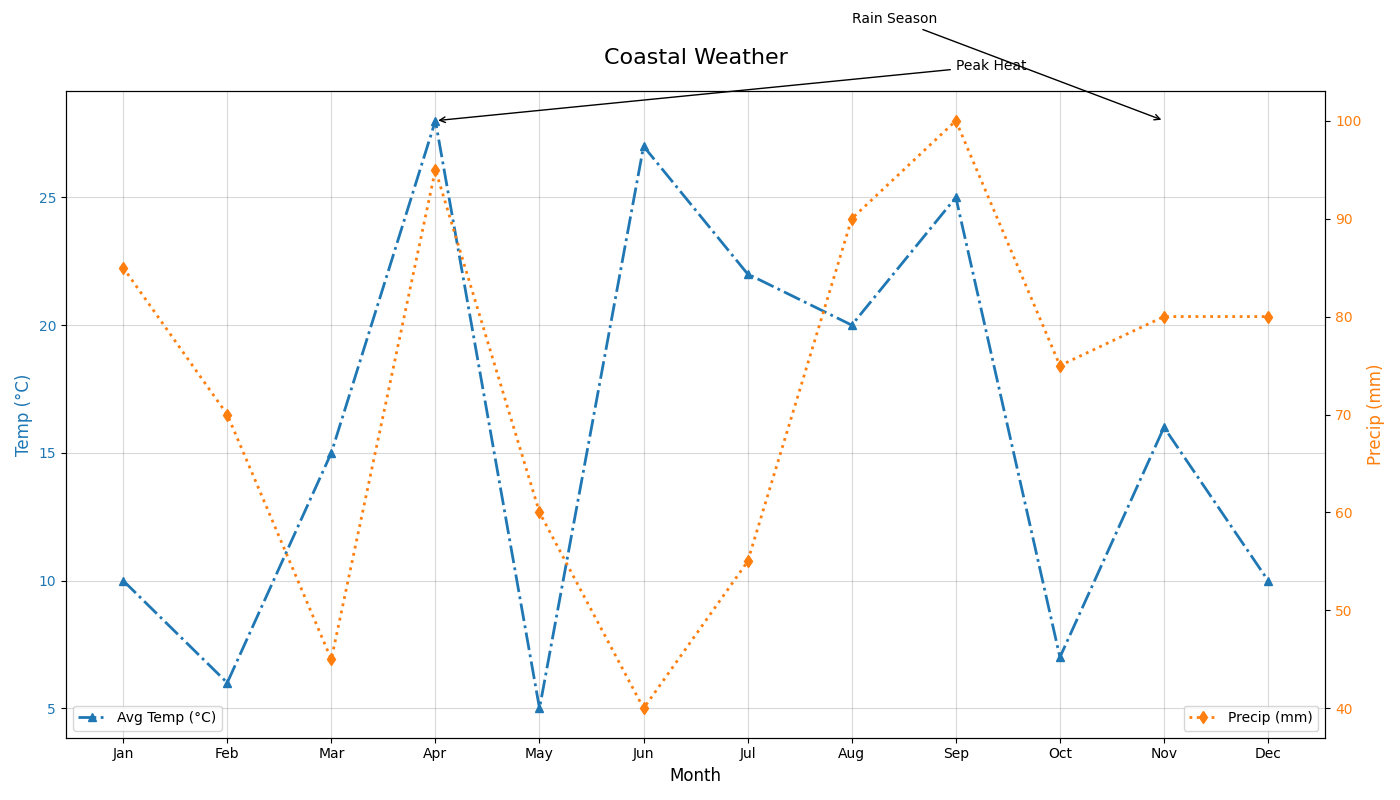

Reproduce this figure in Python.
import matplotlib.pyplot as plt
import numpy as np

months = np.array(['Jan', 'Feb', 'Mar', 'Apr', 'May', 'Jun', 'Jul', 'Aug', 'Sep', 'Oct', 'Nov', 'Dec'])
avg_temps = np.array([10, 6, 15, 28, 5, 27, 22, 20, 25, 7, 16, 10])
precipitation = np.array([85, 70, 45, 95, 60, 40, 55, 90, 100, 75, 80, 80])

fig, ax1 = plt.subplots(figsize=(14, 8))

color_temp = 'tab:blue'
color_precip = 'tab:orange'

ax1.plot(months, avg_temps, color=color_temp, marker='^', linestyle='-.', linewidth=2, label='Avg Temp (°C)')
ax1.set_title('Coastal Weather', fontsize=16, pad=20)
ax1.set_xlabel('Month', fontsize=12)
ax1.set_ylabel('Temp (°C)', fontsize=12, color=color_temp)
ax1.tick_params(axis='y', labelcolor=color_temp)

ax2 = ax1.twinx()
ax2.plot(months, precipitation, color=color_precip, marker='d', linestyle=':', linewidth=2, label='Precip (mm)')
ax2.set_ylabel('Precip (mm)', fontsize=12, color=color_precip)
ax2.tick_params(axis='y', labelcolor=color_precip)

ax1.legend(loc='lower left')
ax2.legend(loc='lower right')
ax1.grid(True, linestyle='-', color='gray', alpha=0.3)

ax1.annotate('Peak Heat', xy=('Apr', 28), xytext=('Sep', 30),
             arrowprops=dict(facecolor='red', arrowstyle='->'), fontsize=10)
ax2.annotate('Rain Season', xy=('Nov', 100), xytext=('Aug', 110),
             arrowprops=dict(facecolor='blue', arrowstyle='->'), fontsize=10)

plt.tight_layout()
plt.show()
